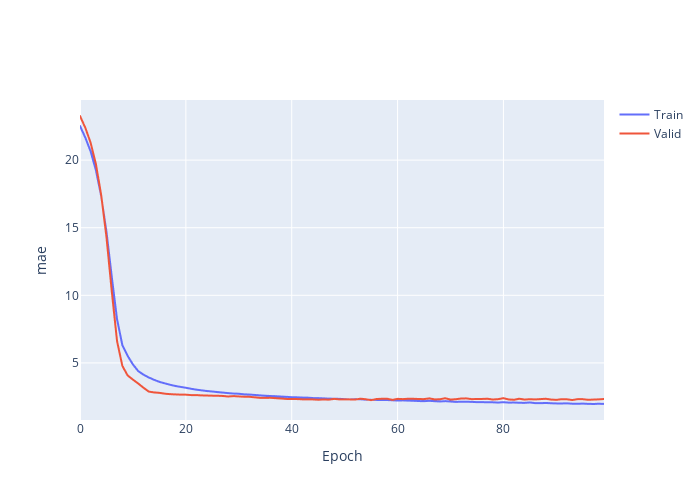

Notebook code for this chart:
### Code cell
import plotly.graph_objects as go

fig = go.Figure()
fig.add_trace(go.Scattergl(y=history.history['mae'],name='Train'))
fig.add_trace(go.Scattergl(y=history.history['val_mae'],name='Valid'))
fig.update_layout(height=500, width=700,xaxis_title='Epoch',yaxis_title='mae')
fig.show()
